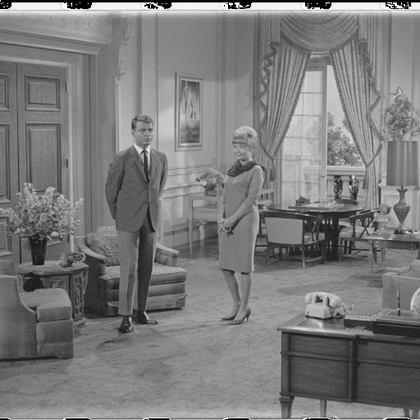
#> input picture images/couple.png, 420 x 420 px, shrunk from 512 x 512 before the run
$ python npcr.py
#> lines starting #> are read from the running program, lines starting #| are printed output that depends on the picture; long printed decimals are rounded
#> further down, img1 is the input picture: PIL image 420x420 L; min 0, max 255, mean 123.2
### LOGISTIC.py
import numpy as np
from PIL import Image

def logistic_map(x, r):
    return r*x*(1-x)

def gen_logistic_map(x0, r, n):
    x = x0
    for i in range(n):
        x = logistic_map(x, r)
        yield x

def gen_vals(x0, r, M, N):
    res = [[0 for i in range(N)] for j in range(M)]
    gen = gen_logistic_map(x0, r, M*N)
    for i in range(M):
        for j in range(N):
            res[i][j] = next(gen)
    return res

def encrypt(img, x0, r):
#> called with x0 = 0.5, r = 3.8
    M,N = img.size
#> M = 420; N = 420
    vals = gen_vals(x0, r, M, N)
    vals = [[int(i*256) for i in j] for j in vals]
    encrypted = [[img.getpixel((i,j)) for i in range(M)] for j in range(N)]
#> encrypted = 420 items
    shift = [sum(i)%N for i in vals]
    for i in range(M):
        encrypted[i] = encrypted[i][shift[i]:] + encrypted[i][:shift[i]]
    try:
        for i in range(M):
            for j in range(N):
                encrypted[i][j] = tuple(x^vals[i][j] for x in encrypted[i][j])
#> `img2 = LOGISTIC.encrypt(img1, 0.5, 3.8)`:
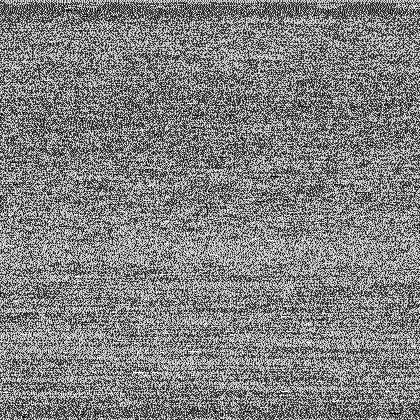
#> img2: PIL image 420x420 L; min 0, max 255, mean 128.4
    except TypeError: # in case of greyscale
        for i in range(M):
            for j in range(N):
                encrypted[i][j] = encrypted[i][j]^vals[i][j]
    return Image.fromarray(np.array(encrypted, dtype=np.uint8))

# [17 lines left out: function decrypt, not called in this run]

# [6 lines that do not run on import are left out]

### npcr.py
from PIL import Image
import numpy as np

def rateofchange(height,width,pixel1,pixel2,matrix,i):
    for y in range(0,height):
        for x in range(0,width):
            #print(x,y)
            if pixel1[x,y] == pixel2[x,y]:
                matrix[x,y]=0
            else:
                matrix[x,y]=1
    return matrix

def sumofpixel(height,width,pixel1,pixel2,ematrix,i):
    matrix=rateofchange(height,width,pixel1,pixel2,ematrix,i)
    psum=0
    for y in range(0,height):
        for x in range(0,width):
            psum=matrix[x,y]+psum
    return psum

def npcr_(c1,c2):
    width, height = c1.size
    pixel1 = c1.load()
    pixel2 = c2.load()
    ematrix = np.empty([width, height])
    per=(((sumofpixel(height,width,pixel1,pixel2,ematrix,0)/(height*width))*100)+((sumofpixel(height,width,pixel1,pixel2,ematrix,1)/(height*width))*100)+((sumofpixel(height,width,pixel1,pixel2,ematrix,2)/(height*width))*100))/3
    return per

def npcr(c1,c2):
    width, height = c1.size
#> width = 420; height = 420
    s = 0
    pixel1 = c1.load()
    pixel2 = c2.load()
    try:
        for i in range(width):
            for j in range(height):
                for k in range(3):
                    if pixel1[i,j][k]!=pixel2[i,j][k]:
                        s+=1
#> after the loop, s = 175804
        per = s/(width*height*3) * 100
    except:
        for i in range(width):
            for j in range(height):
                if pixel1[i,j]!=pixel2[i,j]:
                    s+=1
        per = s/(width*height)*100
    return per

if __name__=='__main__':
    img1 = Image.open('images/couple.png')
    import LOGISTIC
    img2 = LOGISTIC.encrypt(img1, 0.5, 3.8)
    print(npcr(img1, img2))
#| 99.662

$ run again, with images/128 x 128 (2).png copied over images/couple.png
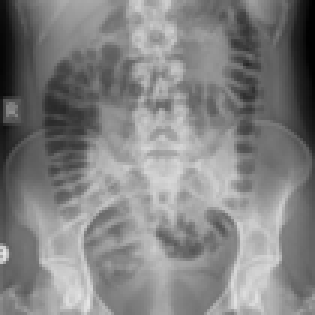
#> input picture images/128 x 128 (2).png, 105 x 105 px, shrunk from 128 x 128 before the run (shown 3 times larger)
#> img1 is the input picture: PIL image 105x105 L; min 0, max 229, mean 129.1
#> encrypted = 105 items
#> `img2 = LOGISTIC.encrypt(img1, 0.5, 3.8)`:
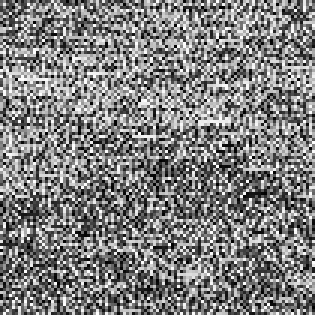
#> img2: PIL image 105x105 L (shown 3 times larger); min 0, max 255, mean 126.8
#| 99.664

$ run again, with images/peppers.png copied over images/couple.png
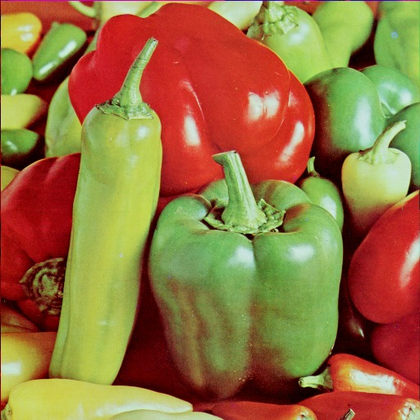
#> input picture images/peppers.png, 420 x 420 px, shrunk from 512 x 512 before the run
#> img1 is the input picture: PIL image 420x420 RGB; mean R, G, B 150.3, 114.7, 64.4
#> encrypted = 420 items
#> in encrypt, `return Image.fromarray(np.array(encrypted, dtype=np.uint8))`:
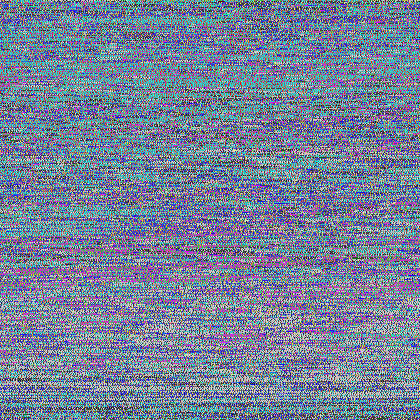
#> returned value: PIL image 420x420 RGB; mean R, G, B 117.1, 129.3, 152.2
#| 99.681
